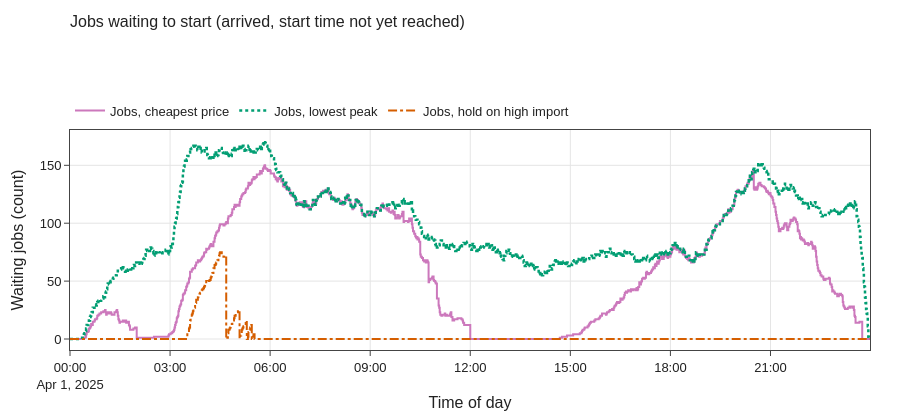

Notebook code cell kept with this figure:
### Markdown cell above
### 3.3 Queue and start delays

### Code cell
fig = vp.line_comparison(
    {n: runs[n]["ts"].waiting_jobs for n in NAMES.values() if n != NAMES["on_arrival"]},
    title="Jobs waiting to start (arrived, start time not yet reached)",
    y_title="Waiting jobs (count)")
vp.save(fig, OUT / "waiting_jobs", png=True)
fig.show()

### Figure 1 — Plotly figure (JSON) as saved in the notebook; plotly's stock layout.template omitted (floating-point values rounded to 4 significant figures; data arrays with more than 128 entries replaced by an {"elided": "..."} marker saying what was removed)
{"data": [{"line": {"color": "#cc78bc", "dash": "solid", "shape": "hv", "width": 2}, "mode": "lines", "name": "Jobs, cheapest price", "type": "scatter", "x": {"elided": "1440 str values"}, "y": {"elided": "1440 int values"}}, {"line": {"color": "#029e73", "dash": "dot", "shape": "hv", "width": 2.5}, "mode": "lines", "name": "Jobs, lowest peak", "type": "scatter", "x": {"elided": "1440 str values"}, "y": {"elided": "1440 int values"}}, {"line": {"color": "#d55e00", "dash": "dashdot", "shape": "hv", "width": 2}, "mode": "lines", "name": "Jobs, hold on high import", "type": "scatter", "x": {"elided": "1440 str values"}, "y": {"elided": "1440 int values"}}], "layout": {"height": 420, "title": {"text": "Jobs waiting to start (arrived, start time not yet reached)"}, "xaxis": {"title": {"text": "Time of day"}}, "yaxis": {"title": {"text": "Waiting jobs (count)"}}}}
